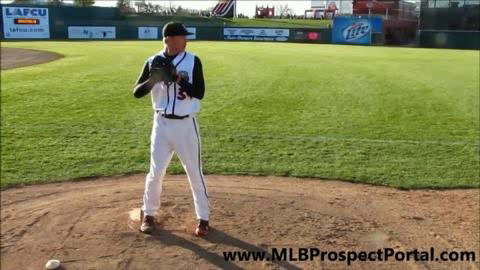
#> input picture frame 1 of 0003.mp4, 480 x 270 px, given in place of shahar_jack.avi, which was not available
$ python get_pic.py
#> lines starting #> are read from the running program, lines starting #| are printed output that depends on the picture; pictures that were not available may be replaced by others from this repository, and a replacement may not be noted
import cv2
import os

def custom_crop(frame):
    """Crop 1/5 from bottom, 1/5 from left, and 3/5 from right."""
    h, w, _ = frame.shape

    # Horizontal crop: keep from 1/5 to 2/5 (i.e., 20% to 40%)
    left = int(w * 0.2)
    right = int(w * 0.6)

    # Vertical crop: keep top 4/5
    top = int(h * 0.1)
    bottom = int(h * 0.8)

    return frame[top:bottom, left:right]

def extract_three_frames(video_path, output_dir):
#> called with video_path = 'data/shahar_jack.avi', output_dir = 'extracted_frames_cropped'
    os.makedirs(output_dir, exist_ok=True)
    cap = cv2.VideoCapture(video_path)

    frame_indices = [1, 14, 19]
    print(f"Extracting custom-cropped frames at indices: {frame_indices}")

    for i, frame_idx in enumerate(frame_indices):
        cap.set(cv2.CAP_PROP_POS_FRAMES, frame_idx)
        ret, frame = cap.read()
        if ret:
            cropped = custom_crop(frame)
            out_path = os.path.join(output_dir, f"frame_{i+1}.png")
            cv2.imwrite(out_path, cropped)
            print(f"Saved {out_path}")
        else:
            print(f"❌ Failed to read frame at index {frame_idx}")
#> this loop made 3 passes
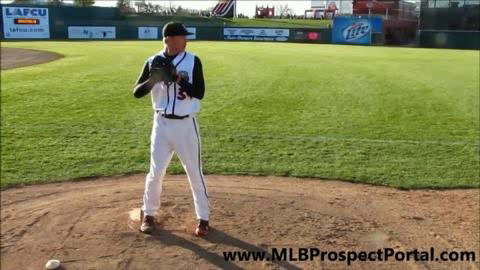
#> input picture frame 1 of 0003.mp4, 480 x 270 px, given in place of shahar_jack.avi, which was not available
#> pass 1, in extract_three_frames, `cropped = custom_crop(frame)`:
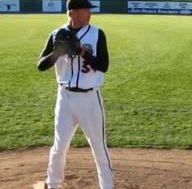
#> cropped: shape (189, 192, 3); mean B, G, R 92.5, 138.2, 135.1
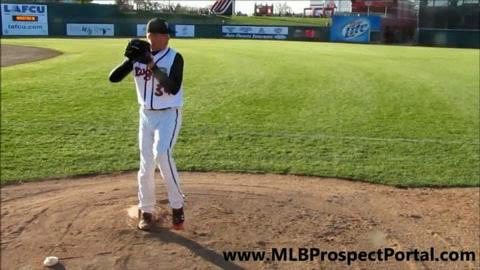
#> input picture frame 14 of 0003.mp4, 480 x 270 px, given in place of shahar_jack.avi, which was not available
#> pass 2, in extract_three_frames, `cropped = custom_crop(frame)`:
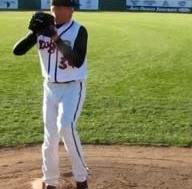
#> cropped: shape (189, 192, 3); mean B, G, R 91.1, 137, 133.9
#> pass 3, in extract_three_frames, `ret, frame = cap.read()`:
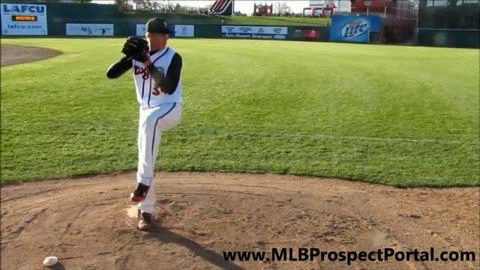
#> frame: shape (270, 480, 3); mean B, G, R 81.7, 127, 128.1
#> pass 3, in extract_three_frames, `cropped = custom_crop(frame)`:
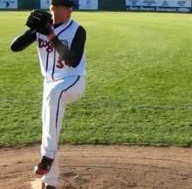
#> cropped: shape (189, 192, 3); mean B, G, R 87.5, 136.1, 133.4

    cap.release()

# Example usage
extract_three_frames("data/shahar_jack.avi", "extracted_frames_cropped")

$ run again, starting later in the video
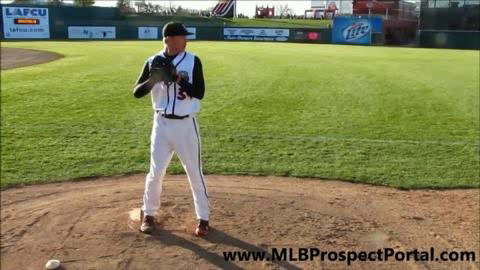
#> input picture frame 1 of 0003.mp4, 480 x 270 px, given in place of shahar_jack.avi, which was not available
#> the loop in extract_three_frames, `for i, frame_idx in enumerate(frame_indices):` made 3 passes
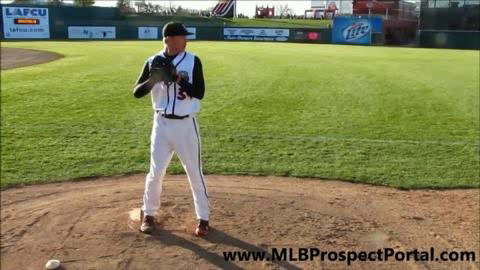
#> input picture frame 1 of 0003.mp4, 480 x 270 px, given in place of shahar_jack.avi, which was not available
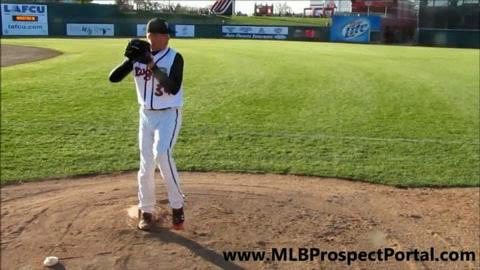
#> input picture frame 14 of 0003.mp4, 480 x 270 px, given in place of shahar_jack.avi, which was not available

$ run again, starting later in the video
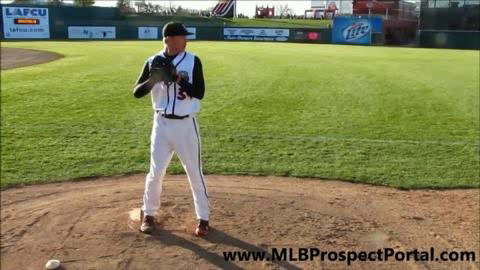
#> input picture frame 1 of 0003.mp4, 480 x 270 px, given in place of shahar_jack.avi, which was not available
#> the loop in extract_three_frames, `for i, frame_idx in enumerate(frame_indices):` made 3 passes
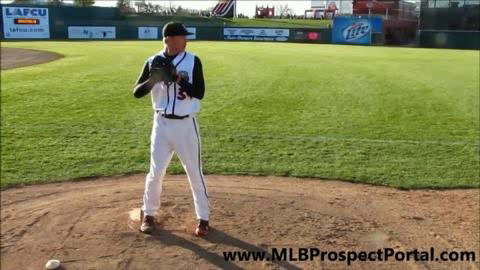
#> input picture frame 1 of 0003.mp4, 480 x 270 px, given in place of shahar_jack.avi, which was not available
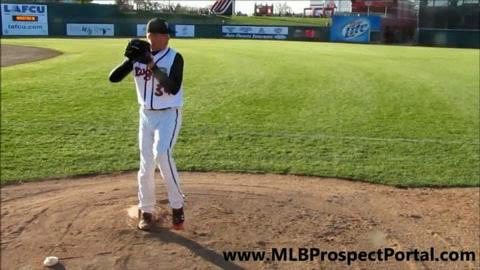
#> input picture frame 14 of 0003.mp4, 480 x 270 px, given in place of shahar_jack.avi, which was not available
